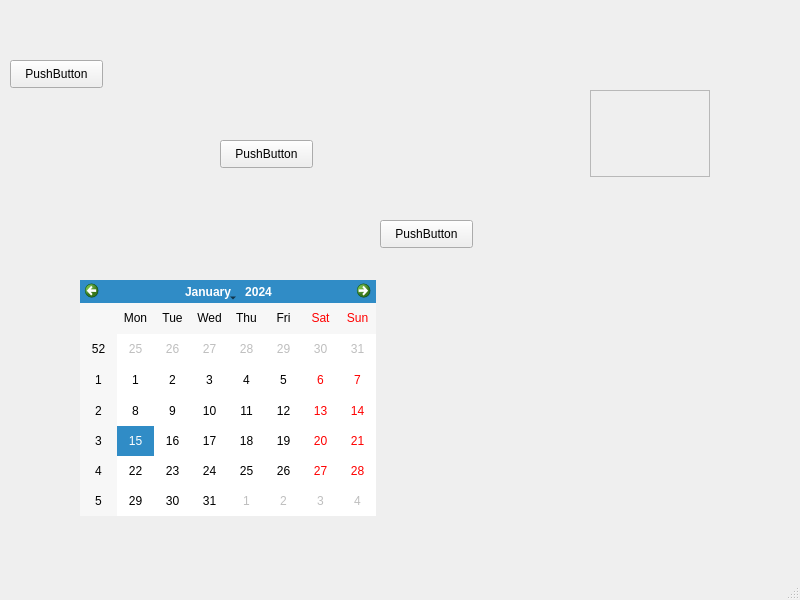
<?xml version="1.0" encoding="UTF-8"?>
<ui version="4.0">
 <class>MainWindow</class>
 <widget class="QMainWindow" name="MainWindow">
  <property name="geometry">
   <rect>
    <x>0</x>
    <y>0</y>
    <width>800</width>
    <height>600</height>
   </rect>
  </property>
  <property name="windowTitle">
   <string>MainWindow</string>
  </property>
  <widget class="QWidget" name="centralwidget">
   <widget class="QPushButton" name="pushButton">
    <property name="geometry">
     <rect>
      <x>10</x>
      <y>60</y>
      <width>93</width>
      <height>28</height>
     </rect>
    </property>
    <property name="text">
     <string>PushButton</string>
    </property>
   </widget>
   <widget class="QPushButton" name="pushButton_2">
    <property name="geometry">
     <rect>
      <x>220</x>
      <y>140</y>
      <width>93</width>
      <height>28</height>
     </rect>
    </property>
    <property name="text">
     <string>PushButton</string>
    </property>
   </widget>
   <widget class="QPushButton" name="pushButton_3">
    <property name="geometry">
     <rect>
      <x>380</x>
      <y>220</y>
      <width>93</width>
      <height>28</height>
     </rect>
    </property>
    <property name="text">
     <string>PushButton</string>
    </property>
   </widget>
   <widget class="QCalendarWidget" name="calendarWidget">
    <property name="geometry">
     <rect>
      <x>80</x>
      <y>280</y>
      <width>296</width>
      <height>236</height>
     </rect>
    </property>
   </widget>
   <widget class="QScrollArea" name="scrollArea">
    <property name="geometry">
     <rect>
      <x>590</x>
      <y>90</y>
      <width>120</width>
      <height>87</height>
     </rect>
    </property>
    <property name="widgetResizable">
     <bool>true</bool>
    </property>
    <widget class="QWidget" name="scrollAreaWidgetContents">
     <property name="geometry">
      <rect>
       <x>0</x>
       <y>0</y>
       <width>118</width>
       <height>85</height>
      </rect>
     </property>
    </widget>
   </widget>
  </widget>
  <widget class="QMenuBar" name="menubar">
   <property name="geometry">
    <rect>
     <x>0</x>
     <y>0</y>
     <width>800</width>
     <height>26</height>
    </rect>
   </property>
  </widget>
  <widget class="QStatusBar" name="statusbar"/>
 </widget>
 <resources/>
 <connections/>
</ui>
